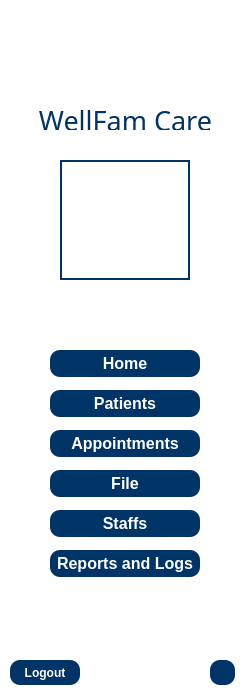
  <widget class="QWidget" name="widgetMainL" native="true">
   <property name="geometry">
    <rect>
     <x>0</x>
     <y>0</y>
     <width>250</width>
     <height>700</height>
    </rect>
   </property>
   <property name="maximumSize">
    <size>
     <width>250</width>
     <height>700</height>
    </size>
   </property>
   <property name="styleSheet">
    <string notr="true">background-color: white;</string>
   </property>
   <widget class="QLabel" name="labelLogo0">
    <property name="geometry">
     <rect>
      <x>30</x>
      <y>30</y>
      <width>191</width>
      <height>61</height>
     </rect>
    </property>
    <property name="text">
     <string/>
    </property>
    <property name="pixmap">
     <pixmap>../wfpics/logo0.png</pixmap>
    </property>
    <property name="scaledContents">
     <bool>true</bool>
    </property>
   </widget>
   <widget class="QLabel" name="appName">
    <property name="geometry">
     <rect>
      <x>30</x>
      <y>110</y>
      <width>191</width>
      <height>20</height>
     </rect>
    </property>
    <property name="font">
     <font>
      <family>Cooper Black</family>
      <pointsize>20</pointsize>
      <weight>50</weight>
      <italic>false</italic>
      <bold>false</bold>
     </font>
    </property>
    <property name="styleSheet">
     <string notr="true">color: rgb(0, 51, 102);</string>
    </property>
    <property name="text">
     <string>WellFam Care</string>
    </property>
    <property name="alignment">
     <set>Qt::AlignCenter</set>
    </property>
   </widget>
   <widget class="QLabel" name="userPic">
    <property name="geometry">
     <rect>
      <x>60</x>
      <y>160</y>
      <width>130</width>
      <height>120</height>
     </rect>
    </property>
    <property name="styleSheet">
     <string notr="true">border: 2px solid  rgb(0, 51, 102);</string>
    </property>
    <property name="text">
     <string/>
    </property>
    <property name="scaledContents">
     <bool>true</bool>
    </property>
   </widget>
   <widget class="QLabel" name="adminUName">
    <property name="geometry">
     <rect>
      <x>50</x>
      <y>290</y>
      <width>150</width>
      <height>25</height>
     </rect>
    </property>
    <property name="font">
     <font>
      <family>Arial Black</family>
      <pointsize>14</pointsize>
      <weight>75</weight>
      <bold>true</bold>
      <underline>true</underline>
     </font>
    </property>
    <property name="styleSheet">
     <string notr="true">color: rgb(246, 235, 97);</string>
    </property>
    <property name="text">
     <string/>
    </property>
    <property name="alignment">
     <set>Qt::AlignCenter</set>
    </property>
   </widget>
   <widget class="QPushButton" name="pushBtnHome">
    <property name="geometry">
     <rect>
      <x>50</x>
      <y>350</y>
      <width>150</width>
      <height>27</height>
     </rect>
    </property>
    <property name="font">
     <font>
      <family>Arial</family>
      <pointsize>12</pointsize>
      <weight>75</weight>
      <italic>false</italic>
      <bold>true</bold>
     </font>
    </property>
    <property name="styleSheet">
     <string notr="true">QPushButton[active=&quot;true&quot;] {
	background-color: rgb(246, 235, 97);
	color:  rgb(0, 51, 102);
}

QPushButton {
	background-color: rgb(0, 51, 102);
	color: white;
	border-radius: 10px;
}

QPushButton:hover {
	background-color: #2980b9;
}
</string>
    </property>
    <property name="text">
     <string>Home</string>
    </property>
   </widget>
   <widget class="QPushButton" name="pushBtnPatient">
    <property name="geometry">
     <rect>
      <x>50</x>
      <y>390</y>
      <width>150</width>
      <height>27</height>
     </rect>
    </property>
    <property name="font">
     <font>
      <family>Arial</family>
      <pointsize>12</pointsize>
      <weight>75</weight>
      <italic>false</italic>
      <bold>true</bold>
     </font>
    </property>
    <property name="styleSheet">
     <string notr="true">QPushButton[active=&quot;true&quot;] {
	background-color: rgb(246, 235, 97);
	color:  rgb(0, 51, 102);
}

QPushButton {
	background-color: rgb(0, 51, 102);
	color: white;
	border-radius: 10px;
}

QPushButton:hover {
	background-color: #2980b9;
}
</string>
    </property>
    <property name="text">
     <string>Patients</string>
    </property>
   </widget>
   <widget class="QPushButton" name="pushBtnAppointments">
    <property name="geometry">
     <rect>
      <x>50</x>
      <y>430</y>
      <width>150</width>
      <height>27</height>
     </rect>
    </property>
    <property name="font">
     <font>
      <family>Arial</family>
      <pointsize>12</pointsize>
      <weight>75</weight>
      <italic>false</italic>
      <bold>true</bold>
     </font>
    </property>
    <property name="styleSheet">
     <string notr="true">QPushButton[active=&quot;true&quot;] {
	background-color: rgb(246, 235, 97);
	color:  rgb(0, 51, 102);
}

QPushButton {
	background-color: rgb(0, 51, 102);
	color: white;
	border-radius: 10px;
}

QPushButton:hover {
	background-color: #2980b9;
}
</string>
    </property>
    <property name="text">
     <string>Appointments</string>
    </property>
   </widget>
   <widget class="QPushButton" name="pushBtnStaffs">
    <property name="geometry">
     <rect>
      <x>50</x>
      <y>510</y>
      <width>150</width>
      <height>27</height>
     </rect>
    </property>
    <property name="font">
     <font>
      <family>Arial</family>
      <pointsize>12</pointsize>
      <weight>75</weight>
      <italic>false</italic>
      <bold>true</bold>
     </font>
    </property>
    <property name="styleSheet">
     <string notr="true">QPushButton[active=&quot;true&quot;] {
	background-color: rgb(246, 235, 97);
	color:  rgb(0, 51, 102);
}

QPushButton {
	background-color: rgb(0, 51, 102);
	color: white;
	border-radius: 10px;
}

QPushButton:hover {
	background-color: #2980b9;
}
</string>
    </property>
    <property name="text">
     <string>Staffs</string>
    </property>
   </widget>
   <widget class="QPushButton" name="pushBtnReports">
    <property name="geometry">
     <rect>
      <x>50</x>
      <y>550</y>
      <width>150</width>
      <height>27</height>
     </rect>
    </property>
    <property name="font">
     <font>
      <family>Arial</family>
      <pointsize>12</pointsize>
      <weight>75</weight>
      <italic>false</italic>
      <bold>true</bold>
     </font>
    </property>
    <property name="styleSheet">
     <string notr="true">QPushButton[active=&quot;true&quot;] {
	background-color: rgb(246, 235, 97);
	color:  rgb(0, 51, 102);
}

QPushButton {
	background-color: rgb(0, 51, 102);
	color: white;
	border-radius: 10px;
}

QPushButton:hover {
	background-color: #2980b9;
}
</string>
    </property>
    <property name="text">
     <string>Reports and Logs</string>
    </property>
   </widget>
   <widget class="QPushButton" name="pushBtnSettings">
    <property name="geometry">
     <rect>
      <x>210</x>
      <y>660</y>
      <width>25</width>
      <height>25</height>
     </rect>
    </property>
    <property name="styleSheet">
     <string notr="true">background-color: rgb(0, 51, 102);
color: white;
border-radius: 10px;</string>
    </property>
    <property name="text">
     <string/>
    </property>
    <property name="icon">
     <iconset>
      <normaloff>../wfpics/settinglogo.png</normaloff>../wfpics/settinglogo.png</iconset>
    </property>
   </widget>
   <widget class="QPushButton" name="pushBtnLogout">
    <property name="geometry">
     <rect>
      <x>10</x>
      <y>660</y>
      <width>70</width>
      <height>25</height>
     </rect>
    </property>
    <property name="font">
     <font>
      <family>Arial</family>
      <pointsize>9</pointsize>
      <weight>75</weight>
      <bold>true</bold>
     </font>
    </property>
    <property name="styleSheet">
     <string notr="true">background-color: rgb(0, 51, 102);
color: white;
border-radius: 10px;</string>
    </property>
    <property name="text">
     <string>Logout</string>
    </property>
    <property name="icon">
     <iconset>
      <normaloff>../wfpics/logoutlogo.png</normaloff>../wfpics/logoutlogo.png</iconset>
    </property>
   </widget>
   <widget class="QPushButton" name="pushBtnFiles">
    <property name="geometry">
     <rect>
      <x>50</x>
      <y>470</y>
      <width>150</width>
      <height>27</height>
     </rect>
    </property>
    <property name="font">
     <font>
      <family>Arial</family>
      <pointsize>12</pointsize>
      <weight>75</weight>
      <italic>false</italic>
      <bold>true</bold>
     </font>
    </property>
    <property name="styleSheet">
     <string notr="true">QPushButton[active=&quot;true&quot;] {
	background-color: rgb(246, 235, 97);
	color:  rgb(0, 51, 102);
}

QPushButton {
	background-color: rgb(0, 51, 102);
	color: white;
	border-radius: 10px;
}

QPushButton:hover {
	background-color: #2980b9;
}
</string>
    </property>
    <property name="text">
     <string>File</string>
    </property>
   </widget>
  </widget>
